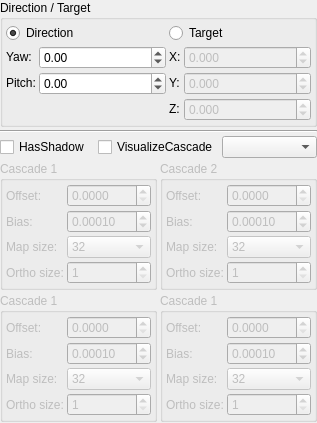
         <widget class="QWidget" name="pageDirectional">
          <layout class="QGridLayout" name="gridLayout_38">
           <property name="leftMargin">
            <number>0</number>
           </property>
           <property name="topMargin">
            <number>0</number>
           </property>
           <property name="rightMargin">
            <number>0</number>
           </property>
           <property name="bottomMargin">
            <number>0</number>
           </property>
           <property name="spacing">
            <number>3</number>
           </property>
           <item row="4" column="1">
            <spacer name="verticalSpacer_12">
             <property name="orientation">
              <enum>Qt::Vertical</enum>
             </property>
             <property name="sizeHint" stdset="0">
              <size>
               <width>20</width>
               <height>1</height>
              </size>
             </property>
            </spacer>
           </item>
           <item row="1" column="0" colspan="3">
            <widget class="Line" name="line_13">
             <property name="orientation">
              <enum>Qt::Horizontal</enum>
             </property>
            </widget>
           </item>
           <item row="3" column="0" colspan="3">
            <layout class="QGridLayout" name="gridLayout_29">
             <property name="leftMargin">
              <number>0</number>
             </property>
             <property name="topMargin">
              <number>0</number>
             </property>
             <property name="rightMargin">
              <number>0</number>
             </property>
             <property name="bottomMargin">
              <number>0</number>
             </property>
             <property name="spacing">
              <number>3</number>
             </property>
             <item row="1" column="0">
              <widget class="GroupBox" name="groupBox_12">
               <property name="enabled">
                <bool>false</bool>
               </property>
               <property name="title">
                <string>Cascade 1</string>
               </property>
               <property name="flat">
                <bool>true</bool>
               </property>
               <layout class="QFormLayout" name="formLayout_5">
                <property name="fieldGrowthPolicy">
                 <enum>QFormLayout::AllNonFixedFieldsGrow</enum>
                </property>
                <property name="horizontalSpacing">
                 <number>3</number>
                </property>
                <property name="verticalSpacing">
                 <number>3</number>
                </property>
                <property name="leftMargin">
                 <number>3</number>
                </property>
                <property name="topMargin">
                 <number>3</number>
                </property>
                <property name="rightMargin">
                 <number>3</number>
                </property>
                <property name="bottomMargin">
                 <number>3</number>
                </property>
                <item row="0" column="0">
                 <widget class="QLabel" name="label_30">
                  <property name="text">
                   <string>Offset:</string>
                  </property>
                 </widget>
                </item>
                <item row="2" column="0">
                 <widget class="QLabel" name="label_31">
                  <property name="text">
                   <string>Bias:</string>
                  </property>
                 </widget>
                </item>
                <item row="4" column="0">
                 <widget class="QLabel" name="label_32">
                  <property name="text">
                   <string>Map size:</string>
                  </property>
                 </widget>
                </item>
                <item row="4" column="1">
                 <widget class="QComboBox" name="DirectionalCascade3MapSize">
                  <property name="currentIndex">
                   <number>0</number>
                  </property>
                  <item>
                   <property name="text">
                    <string>32</string>
                   </property>
                  </item>
                  <item>
                   <property name="text">
                    <string>64</string>
                   </property>
                  </item>
                  <item>
                   <property name="text">
                    <string>128</string>
                   </property>
                  </item>
                  <item>
                   <property name="text">
                    <string>256</string>
                   </property>
                  </item>
                  <item>
                   <property name="text">
                    <string>512</string>
                   </property>
                  </item>
                  <item>
                   <property name="text">
                    <string>1024</string>
                   </property>
                  </item>
                  <item>
                   <property name="text">
                    <string>2048</string>
                   </property>
                  </item>
                  <item>
                   <property name="text">
                    <string>4196</string>
                   </property>
                  </item>
                  <item>
                   <property name="text">
                    <string>8192</string>
                   </property>
                  </item>
                 </widget>
                </item>
                <item row="5" column="0">
                 <widget class="QLabel" name="label_33">
                  <property name="text">
                   <string>Ortho size:</string>
                  </property>
                 </widget>
                </item>
                <item row="0" column="1">
                 <widget class="DoubleSpinBox" name="DirectionalCascade3Offset">
                  <property name="decimals">
                   <number>4</number>
                  </property>
                  <property name="maximum">
                   <double>100.000000000000000</double>
                  </property>
                  <property name="singleStep">
                   <double>0.001000000000000</double>
                  </property>
                 </widget>
                </item>
                <item row="2" column="1">
                 <widget class="DoubleSpinBox" name="DirectionalCascade3Bias">
                  <property name="decimals">
                   <number>5</number>
                  </property>
                  <property name="maximum">
                   <double>100.000000000000000</double>
                  </property>
                  <property name="singleStep">
                   <double>0.000010000000000</double>
                  </property>
                  <property name="value">
                   <double>0.000100000000000</double>
                  </property>
                 </widget>
                </item>
                <item row="5" column="1">
                 <widget class="SpinBox" name="DirectionalCascade3OrthoSize">
                  <property name="minimum">
                   <number>1</number>
                  </property>
                  <property name="maximum">
                   <number>10000</number>
                  </property>
                  <property name="value">
                   <number>1</number>
                  </property>
                 </widget>
                </item>
               </layout>
              </widget>
             </item>
             <item row="0" column="0">
              <widget class="GroupBox" name="groupBox_10">
               <property name="enabled">
                <bool>false</bool>
               </property>
               <property name="title">
                <string>Cascade 1</string>
               </property>
               <property name="flat">
                <bool>true</bool>
               </property>
               <layout class="QFormLayout" name="formLayout_3">
                <property name="fieldGrowthPolicy">
                 <enum>QFormLayout::AllNonFixedFieldsGrow</enum>
                </property>
                <property name="horizontalSpacing">
                 <number>3</number>
                </property>
                <property name="verticalSpacing">
                 <number>3</number>
                </property>
                <property name="leftMargin">
                 <number>3</number>
                </property>
                <property name="topMargin">
                 <number>3</number>
                </property>
                <property name="rightMargin">
                 <number>3</number>
                </property>
                <property name="bottomMargin">
                 <number>3</number>
                </property>
                <item row="0" column="0">
                 <widget class="QLabel" name="label_22">
                  <property name="text">
                   <string>Offset:</string>
                  </property>
                 </widget>
                </item>
                <item row="2" column="0">
                 <widget class="QLabel" name="label_23">
                  <property name="text">
                   <string>Bias:</string>
                  </property>
                 </widget>
                </item>
                <item row="4" column="0">
                 <widget class="QLabel" name="label_24">
                  <property name="text">
                   <string>Map size:</string>
                  </property>
                 </widget>
                </item>
                <item row="4" column="1">
                 <widget class="QComboBox" name="DirectionalCascade1MapSize">
                  <property name="currentIndex">
                   <number>0</number>
                  </property>
                  <item>
                   <property name="text">
                    <string>32</string>
                   </property>
                  </item>
                  <item>
                   <property name="text">
                    <string>64</string>
                   </property>
                  </item>
                  <item>
                   <property name="text">
                    <string>128</string>
                   </property>
                  </item>
                  <item>
                   <property name="text">
                    <string>256</string>
                   </property>
                  </item>
                  <item>
                   <property name="text">
                    <string>512</string>
                   </property>
                  </item>
                  <item>
                   <property name="text">
                    <string>1024</string>
                   </property>
                  </item>
                  <item>
                   <property name="text">
                    <string>2048</string>
                   </property>
                  </item>
                  <item>
                   <property name="text">
                    <string>4196</string>
                   </property>
                  </item>
                  <item>
                   <property name="text">
                    <string>8192</string>
                   </property>
                  </item>
                 </widget>
                </item>
                <item row="5" column="0">
                 <widget class="QLabel" name="label_25">
                  <property name="text">
                   <string>Ortho size:</string>
                  </property>
                 </widget>
                </item>
                <item row="0" column="1">
                 <widget class="DoubleSpinBox" name="DirectionalCascade1Offset">
                  <property name="decimals">
                   <number>4</number>
                  </property>
                  <property name="maximum">
                   <double>100.000000000000000</double>
                  </property>
                  <property name="singleStep">
                   <double>0.001000000000000</double>
                  </property>
                 </widget>
                </item>
                <item row="2" column="1">
                 <widget class="DoubleSpinBox" name="DirectionalCascade1Bias">
                  <property name="decimals">
                   <number>5</number>
                  </property>
                  <property name="maximum">
                   <double>100.000000000000000</double>
                  </property>
                  <property name="singleStep">
                   <double>0.000010000000000</double>
                  </property>
                  <property name="value">
                   <double>0.000100000000000</double>
                  </property>
                 </widget>
                </item>
                <item row="5" column="1">
                 <widget class="SpinBox" name="DirectionalCascade1OrthoSize">
                  <property name="minimum">
                   <number>1</number>
                  </property>
                  <property name="maximum">
                   <number>10000</number>
                  </property>
                  <property name="value">
                   <number>1</number>
                  </property>
                 </widget>
                </item>
               </layout>
              </widget>
             </item>
             <item row="0" column="1">
              <widget class="GroupBox" name="groupBox_11">
               <property name="enabled">
                <bool>false</bool>
               </property>
               <property name="title">
                <string>Cascade 2</string>
               </property>
               <property name="flat">
                <bool>true</bool>
               </property>
               <layout class="QFormLayout" name="formLayout_4">
                <property name="fieldGrowthPolicy">
                 <enum>QFormLayout::AllNonFixedFieldsGrow</enum>
                </property>
                <property name="horizontalSpacing">
                 <number>3</number>
                </property>
                <property name="verticalSpacing">
                 <number>3</number>
                </property>
                <property name="leftMargin">
                 <number>3</number>
                </property>
                <property name="topMargin">
                 <number>3</number>
                </property>
                <property name="rightMargin">
                 <number>3</number>
                </property>
                <property name="bottomMargin">
                 <number>3</number>
                </property>
                <item row="0" column="0">
                 <widget class="QLabel" name="label_26">
                  <property name="text">
                   <string>Offset:</string>
                  </property>
                 </widget>
                </item>
                <item row="2" column="0">
                 <widget class="QLabel" name="label_27">
                  <property name="text">
                   <string>Bias:</string>
                  </property>
                 </widget>
                </item>
                <item row="4" column="0">
                 <widget class="QLabel" name="label_28">
                  <property name="text">
                   <string>Map size:</string>
                  </property>
                 </widget>
                </item>
                <item row="4" column="1">
                 <widget class="QComboBox" name="DirectionalCascade2MapSize">
                  <property name="currentIndex">
                   <number>0</number>
                  </property>
                  <item>
                   <property name="text">
                    <string>32</string>
                   </property>
                  </item>
                  <item>
                   <property name="text">
                    <string>64</string>
                   </property>
                  </item>
                  <item>
                   <property name="text">
                    <string>128</string>
                   </property>
                  </item>
                  <item>
                   <property name="text">
                    <string>256</string>
                   </property>
                  </item>
                  <item>
                   <property name="text">
                    <string>512</string>
                   </property>
                  </item>
                  <item>
                   <property name="text">
                    <string>1024</string>
                   </property>
                  </item>
                  <item>
                   <property name="text">
                    <string>2048</string>
                   </property>
                  </item>
                  <item>
                   <property name="text">
                    <string>4196</string>
                   </property>
                  </item>
                  <item>
                   <property name="text">
                    <string>8192</string>
                   </property>
                  </item>
                 </widget>
                </item>
                <item row="5" column="0">
                 <widget class="QLabel" name="label_29">
                  <property name="text">
                   <string>Ortho size:</string>
                  </property>
                 </widget>
                </item>
                <item row="0" column="1">
                 <widget class="DoubleSpinBox" name="DirectionalCascade2Offset">
                  <property name="decimals">
                   <number>4</number>
                  </property>
                  <property name="maximum">
                   <double>100.000000000000000</double>
                  </property>
                  <property name="singleStep">
                   <double>0.001000000000000</double>
                  </property>
                 </widget>
                </item>
                <item row="2" column="1">
                 <widget class="DoubleSpinBox" name="DirectionalCascade2Bias">
                  <property name="decimals">
                   <number>5</number>
                  </property>
                  <property name="maximum">
                   <double>100.000000000000000</double>
                  </property>
                  <property name="singleStep">
                   <double>0.000010000000000</double>
                  </property>
                  <property name="value">
                   <double>0.000100000000000</double>
                  </property>
                 </widget>
                </item>
                <item row="5" column="1">
                 <widget class="SpinBox" name="DirectionalCascade2OrthoSize">
                  <property name="minimum">
                   <number>1</number>
                  </property>
                  <property name="maximum">
                   <number>10000</number>
                  </property>
                  <property name="value">
                   <number>1</number>
                  </property>
                 </widget>
                </item>
               </layout>
              </widget>
             </item>
             <item row="1" column="1">
              <widget class="GroupBox" name="groupBox_13">
               <property name="enabled">
                <bool>false</bool>
               </property>
               <property name="title">
                <string>Cascade 1</string>
               </property>
               <property name="flat">
                <bool>true</bool>
               </property>
               <layout class="QFormLayout" name="formLayout_6">
                <property name="fieldGrowthPolicy">
                 <enum>QFormLayout::AllNonFixedFieldsGrow</enum>
                </property>
                <property name="horizontalSpacing">
                 <number>3</number>
                </property>
                <property name="verticalSpacing">
                 <number>3</number>
                </property>
                <property name="leftMargin">
                 <number>3</number>
                </property>
                <property name="topMargin">
                 <number>3</number>
                </property>
                <property name="rightMargin">
                 <number>3</number>
                </property>
                <property name="bottomMargin">
                 <number>3</number>
                </property>
                <item row="0" column="0">
                 <widget class="QLabel" name="label_34">
                  <property name="text">
                   <string>Offset:</string>
                  </property>
                 </widget>
                </item>
                <item row="2" column="0">
                 <widget class="QLabel" name="label_35">
                  <property name="text">
                   <string>Bias:</string>
                  </property>
                 </widget>
                </item>
                <item row="4" column="0">
                 <widget class="QLabel" name="label_36">
                  <property name="text">
                   <string>Map size:</string>
                  </property>
                 </widget>
                </item>
                <item row="4" column="1">
                 <widget class="QComboBox" name="DirectionalCascade4MapSize">
                  <property name="currentIndex">
                   <number>0</number>
                  </property>
                  <item>
                   <property name="text">
                    <string>32</string>
                   </property>
                  </item>
                  <item>
                   <property name="text">
                    <string>64</string>
                   </property>
                  </item>
                  <item>
                   <property name="text">
                    <string>128</string>
                   </property>
                  </item>
                  <item>
                   <property name="text">
                    <string>256</string>
                   </property>
                  </item>
                  <item>
                   <property name="text">
                    <string>512</string>
                   </property>
                  </item>
                  <item>
                   <property name="text">
                    <string>1024</string>
                   </property>
                  </item>
                  <item>
                   <property name="text">
                    <string>2048</string>
                   </property>
                  </item>
                  <item>
                   <property name="text">
                    <string>4196</string>
                   </property>
                  </item>
                  <item>
                   <property name="text">
                    <string>8192</string>
                   </property>
                  </item>
                 </widget>
                </item>
                <item row="5" column="0">
                 <widget class="QLabel" name="label_37">
                  <property name="text">
                   <string>Ortho size:</string>
                  </property>
                 </widget>
                </item>
                <item row="0" column="1">
                 <widget class="DoubleSpinBox" name="DirectionalCascade4Offset">
                  <property name="decimals">
                   <number>4</number>
                  </property>
                  <property name="maximum">
                   <double>100.000000000000000</double>
                  </property>
                  <property name="singleStep">
                   <double>0.001000000000000</double>
                  </property>
                 </widget>
                </item>
                <item row="2" column="1">
                 <widget class="DoubleSpinBox" name="DirectionalCascade4Bias">
                  <property name="decimals">
                   <number>5</number>
                  </property>
                  <property name="maximum">
                   <double>100.000000000000000</double>
                  </property>
                  <property name="singleStep">
                   <double>0.000010000000000</double>
                  </property>
                  <property name="value">
                   <double>0.000100000000000</double>
                  </property>
                 </widget>
                </item>
                <item row="5" column="1">
                 <widget class="SpinBox" name="DirectionalCascade4OrthoSize">
                  <property name="minimum">
                   <number>1</number>
                  </property>
                  <property name="maximum">
                   <number>10000</number>
                  </property>
                  <property name="value">
                   <number>1</number>
                  </property>
                 </widget>
                </item>
               </layout>
              </widget>
             </item>
            </layout>
           </item>
           <item row="0" column="0" colspan="3">
            <widget class="GroupBox" name="groupBox_8">
             <property name="enabled">
              <bool>true</bool>
             </property>
             <property name="title">
              <string>Direction / Target</string>
             </property>
             <property name="flat">
              <bool>true</bool>
             </property>
             <layout class="QGridLayout" name="gridLayout_10">
              <property name="leftMargin">
               <number>3</number>
              </property>
              <property name="topMargin">
               <number>3</number>
              </property>
              <property name="rightMargin">
               <number>3</number>
              </property>
              <property name="bottomMargin">
               <number>3</number>
              </property>
              <property name="spacing">
               <number>3</number>
              </property>
              <item row="0" column="2" colspan="2">
               <widget class="QRadioButton" name="DirectionalTarget">
                <property name="text">
                 <string>Target</string>
                </property>
               </widget>
              </item>
              <item row="1" column="0">
               <widget class="QLabel" name="label_15">
                <property name="sizePolicy">
                 <sizepolicy hsizetype="Fixed" vsizetype="Fixed">
                  <horstretch>0</horstretch>
                  <verstretch>0</verstretch>
                 </sizepolicy>
                </property>
                <property name="text">
                 <string>Yaw:</string>
                </property>
               </widget>
              </item>
              <item row="1" column="1">
               <widget class="DoubleSpinBox" name="DirectionalDirectionYaw">
                <property name="minimum">
                 <double>-360.000000000000000</double>
                </property>
                <property name="maximum">
                 <double>360.000000000000000</double>
                </property>
               </widget>
              </item>
              <item row="1" column="2">
               <widget class="QLabel" name="label_16">
                <property name="sizePolicy">
                 <sizepolicy hsizetype="Fixed" vsizetype="Fixed">
                  <horstretch>0</horstretch>
                  <verstretch>0</verstretch>
                 </sizepolicy>
                </property>
                <property name="text">
                 <string>X:</string>
                </property>
               </widget>
              </item>
              <item row="1" column="3">
               <widget class="DoubleSpinBox" name="DirectionalTargetX">
                <property name="enabled">
                 <bool>false</bool>
                </property>
                <property name="decimals">
                 <number>3</number>
                </property>
                <property name="minimum">
                 <double>-100000.000000000000000</double>
                </property>
                <property name="maximum">
                 <double>100000.000000000000000</double>
                </property>
                <property name="singleStep">
                 <double>0.100000000000000</double>
                </property>
               </widget>
              </item>
              <item row="2" column="0">
               <widget class="QLabel" name="label_19">
                <property name="sizePolicy">
                 <sizepolicy hsizetype="Fixed" vsizetype="Fixed">
                  <horstretch>0</horstretch>
                  <verstretch>0</verstretch>
                 </sizepolicy>
                </property>
                <property name="text">
                 <string>Pitch:</string>
                </property>
               </widget>
              </item>
              <item row="2" column="1">
               <widget class="DoubleSpinBox" name="DirectionalDirectionPitch">
                <property name="minimum">
                 <double>-360.000000000000000</double>
                </property>
                <property name="maximum">
                 <double>360.000000000000000</double>
                </property>
               </widget>
              </item>
              <item row="2" column="2">
               <widget class="QLabel" name="label_20">
                <property name="sizePolicy">
                 <sizepolicy hsizetype="Fixed" vsizetype="Fixed">
                  <horstretch>0</horstretch>
                  <verstretch>0</verstretch>
                 </sizepolicy>
                </property>
                <property name="text">
                 <string>Y:</string>
                </property>
               </widget>
              </item>
              <item row="2" column="3">
               <widget class="DoubleSpinBox" name="DirectionalTargetY">
                <property name="enabled">
                 <bool>false</bool>
                </property>
                <property name="decimals">
                 <number>3</number>
                </property>
                <property name="minimum">
                 <double>-100000.000000000000000</double>
                </property>
                <property name="maximum">
                 <double>100000.000000000000000</double>
                </property>
                <property name="singleStep">
                 <double>0.100000000000000</double>
                </property>
               </widget>
              </item>
              <item row="3" column="2">
               <widget class="QLabel" name="label_21">
                <property name="sizePolicy">
                 <sizepolicy hsizetype="Fixed" vsizetype="Fixed">
                  <horstretch>0</horstretch>
                  <verstretch>0</verstretch>
                 </sizepolicy>
                </property>
                <property name="text">
                 <string>Z:</string>
                </property>
               </widget>
              </item>
              <item row="3" column="3">
               <widget class="DoubleSpinBox" name="DirectionalTargetZ">
                <property name="enabled">
                 <bool>false</bool>
                </property>
                <property name="decimals">
                 <number>3</number>
                </property>
                <property name="minimum">
                 <double>-100000.000000000000000</double>
                </property>
                <property name="maximum">
                 <double>100000.000000000000000</double>
                </property>
                <property name="singleStep">
                 <double>0.100000000000000</double>
                </property>
               </widget>
              </item>
              <item row="0" column="0" colspan="2">
               <widget class="QRadioButton" name="DirectionalDirection">
                <property name="text">
                 <string>Direction</string>
                </property>
                <property name="checked">
                 <bool>true</bool>
                </property>
               </widget>
              </item>
             </layout>
            </widget>
           </item>
           <item row="2" column="0">
            <widget class="QCheckBox" name="DirectionalHasShadow">
             <property name="text">
              <string>HasShadow</string>
             </property>
             <property name="checked">
              <bool>false</bool>
             </property>
            </widget>
           </item>
           <item row="2" column="1">
            <widget class="QCheckBox" name="DirectionalVisualizeCascade">
             <property name="text">
              <string>VisualizeCascade</string>
             </property>
            </widget>
           </item>
           <item row="2" column="2">
            <widget class="QComboBox" name="DirectionalNumberOfCascade">
             <property name="currentIndex">
              <number>0</number>
             </property>
             <item>
              <property name="text">
               <string/>
              </property>
              <property name="icon">
               <iconset resource="geditor.qrc">
                <normaloff>:/Resources/MetroStyle/1_filled.png</normaloff>:/Resources/MetroStyle/1_filled.png</iconset>
              </property>
             </item>
             <item>
              <property name="text">
               <string/>
              </property>
              <property name="icon">
               <iconset resource="geditor.qrc">
                <normaloff>:/Resources/MetroStyle/2_filled.png</normaloff>:/Resources/MetroStyle/2_filled.png</iconset>
              </property>
             </item>
             <item>
              <property name="text">
               <string/>
              </property>
              <property name="icon">
               <iconset resource="geditor.qrc">
                <normaloff>:/Resources/MetroStyle/3_filled.png</normaloff>:/Resources/MetroStyle/3_filled.png</iconset>
              </property>
             </item>
             <item>
              <property name="text">
               <string/>
              </property>
              <property name="icon">
               <iconset resource="geditor.qrc">
                <normaloff>:/Resources/MetroStyle/4_filled.png</normaloff>:/Resources/MetroStyle/4_filled.png</iconset>
              </property>
             </item>
            </widget>
           </item>
          </layout>
         </widget>
